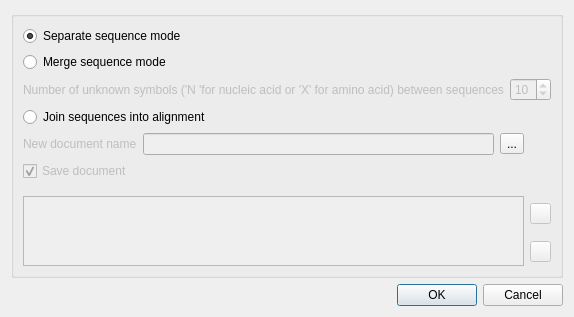
<?xml version="1.0" encoding="UTF-8"?>
<ui version="4.0">
 <class>MultipleDocumentsReadingModeSelectorController</class>
 <widget class="QDialog" name="MultipleDocumentsReadingModeSelectorController">
  <property name="geometry">
   <rect>
    <x>0</x>
    <y>0</y>
    <width>555</width>
    <height>302</height>
   </rect>
  </property>
  <property name="windowTitle">
   <string>Multiple Sequence Reading Mode</string>
  </property>
  <layout class="QVBoxLayout" name="verticalLayout">
   <item>
    <widget class="QGroupBox" name="multipleSequenceFilesBox">
     <property name="title">
      <string/>
     </property>
     <layout class="QGridLayout" name="gridLayout">
      <item row="0" column="0">
       <widget class="QRadioButton" name="separateMode">
        <property name="text">
         <string>Separate sequence mode</string>
        </property>
        <property name="checked">
         <bool>true</bool>
        </property>
       </widget>
      </item>
      <item row="1" column="0">
       <widget class="QRadioButton" name="mergeMode">
        <property name="text">
         <string>Merge sequence mode</string>
        </property>
       </widget>
      </item>
      <item row="3" column="0" colspan="2">
       <layout class="QFormLayout" name="formLayout">
        <property name="fieldGrowthPolicy">
         <enum>QFormLayout::AllNonFixedFieldsGrow</enum>
        </property>
        <item row="0" column="0">
         <widget class="QLabel" name="mergeModeLabel">
          <property name="enabled">
           <bool>false</bool>
          </property>
          <property name="text">
           <string>Number of unknown symbols ('N 'for nucleic acid or 'X' for amino acid) between sequences</string>
          </property>
         </widget>
        </item>
        <item row="0" column="1">
         <widget class="QSpinBox" name="fileGap">
          <property name="enabled">
           <bool>false</bool>
          </property>
          <property name="value">
           <number>10</number>
          </property>
         </widget>
        </item>
       </layout>
      </item>
      <item row="5" column="0">
       <layout class="QHBoxLayout" name="horizontalLayout_3">
        <item>
         <widget class="QLabel" name="newDocLabel">
          <property name="enabled">
           <bool>false</bool>
          </property>
          <property name="text">
           <string>New document name</string>
          </property>
         </widget>
        </item>
        <item>
         <widget class="QLineEdit" name="newDocUrl">
          <property name="enabled">
           <bool>false</bool>
          </property>
          <property name="readOnly">
           <bool>false</bool>
          </property>
         </widget>
        </item>
        <item>
         <widget class="QToolButton" name="toolButton">
          <property name="text">
           <string>...</string>
          </property>
         </widget>
        </item>
       </layout>
      </item>
      <item row="6" column="0">
       <layout class="QHBoxLayout" name="horizontalLayout_4">
        <property name="bottomMargin">
         <number>9</number>
        </property>
        <item>
         <widget class="QCheckBox" name="saveBox">
          <property name="enabled">
           <bool>false</bool>
          </property>
          <property name="text">
           <string>Save document</string>
          </property>
          <property name="checked">
           <bool>true</bool>
          </property>
         </widget>
        </item>
        <item>
         <spacer name="horizontalSpacer_2">
          <property name="orientation">
           <enum>Qt::Horizontal</enum>
          </property>
          <property name="sizeHint" stdset="0">
           <size>
            <width>40</width>
            <height>20</height>
           </size>
          </property>
         </spacer>
        </item>
       </layout>
      </item>
      <item row="7" column="0" rowspan="2">
       <widget class="QListWidget" name="listDocuments">
        <property name="enabled">
         <bool>false</bool>
        </property>
       </widget>
      </item>
      <item row="7" column="1">
       <widget class="QPushButton" name="upperButton">
        <property name="enabled">
         <bool>false</bool>
        </property>
        <property name="sizePolicy">
         <sizepolicy hsizetype="Fixed" vsizetype="Fixed">
          <horstretch>0</horstretch>
          <verstretch>0</verstretch>
         </sizepolicy>
        </property>
        <property name="minimumSize">
         <size>
          <width>21</width>
          <height>21</height>
         </size>
        </property>
        <property name="maximumSize">
         <size>
          <width>21</width>
          <height>21</height>
         </size>
        </property>
        <property name="text">
         <string/>
        </property>
       </widget>
      </item>
      <item row="8" column="1">
       <widget class="QPushButton" name="bottomButton">
        <property name="enabled">
         <bool>false</bool>
        </property>
        <property name="minimumSize">
         <size>
          <width>21</width>
          <height>21</height>
         </size>
        </property>
        <property name="maximumSize">
         <size>
          <width>21</width>
          <height>21</height>
         </size>
        </property>
        <property name="text">
         <string/>
        </property>
       </widget>
      </item>
      <item row="9" column="0">
       <spacer name="verticalSpacer">
        <property name="orientation">
         <enum>Qt::Vertical</enum>
        </property>
        <property name="sizeType">
         <enum>QSizePolicy::Expanding</enum>
        </property>
        <property name="sizeHint" stdset="0">
         <size>
          <width>20</width>
          <height>50</height>
         </size>
        </property>
       </spacer>
      </item>
      <item row="4" column="0">
       <widget class="QRadioButton" name="join2alignmentMode">
        <property name="text">
         <string>Join sequences into alignment</string>
        </property>
       </widget>
      </item>
     </layout>
    </widget>
   </item>
   <item>
    <widget class="QDialogButtonBox" name="buttonBox">
     <property name="orientation">
      <enum>Qt::Horizontal</enum>
     </property>
     <property name="standardButtons">
      <set>QDialogButtonBox::Cancel|QDialogButtonBox::Ok</set>
     </property>
    </widget>
   </item>
  </layout>
 </widget>
 <resources/>
 <connections>
  <connection>
   <sender>buttonBox</sender>
   <signal>accepted()</signal>
   <receiver>MultipleDocumentsReadingModeSelectorController</receiver>
   <slot>accept()</slot>
   <hints>
    <hint type="sourcelabel">
     <x>245</x>
     <y>292</y>
    </hint>
    <hint type="destinationlabel">
     <x>157</x>
     <y>225</y>
    </hint>
   </hints>
  </connection>
  <connection>
   <sender>buttonBox</sender>
   <signal>rejected()</signal>
   <receiver>MultipleDocumentsReadingModeSelectorController</receiver>
   <slot>reject()</slot>
   <hints>
    <hint type="sourcelabel">
     <x>504</x>
     <y>292</y>
    </hint>
    <hint type="destinationlabel">
     <x>286</x>
     <y>225</y>
    </hint>
   </hints>
  </connection>
  <connection>
   <sender>toolButton</sender>
   <signal>clicked()</signal>
   <receiver>MultipleDocumentsReadingModeSelectorController</receiver>
   <slot>sl_onChooseDirPath()</slot>
   <hints>
    <hint type="sourcelabel">
     <x>506</x>
     <y>139</y>
    </hint>
    <hint type="destinationlabel">
     <x>516</x>
     <y>131</y>
    </hint>
   </hints>
  </connection>
 </connections>
 <slots>
  <slot>sl_onChooseDirPath()</slot>
  <slot>sl_onSaveNewDocument()</slot>
 </slots>
</ui>
